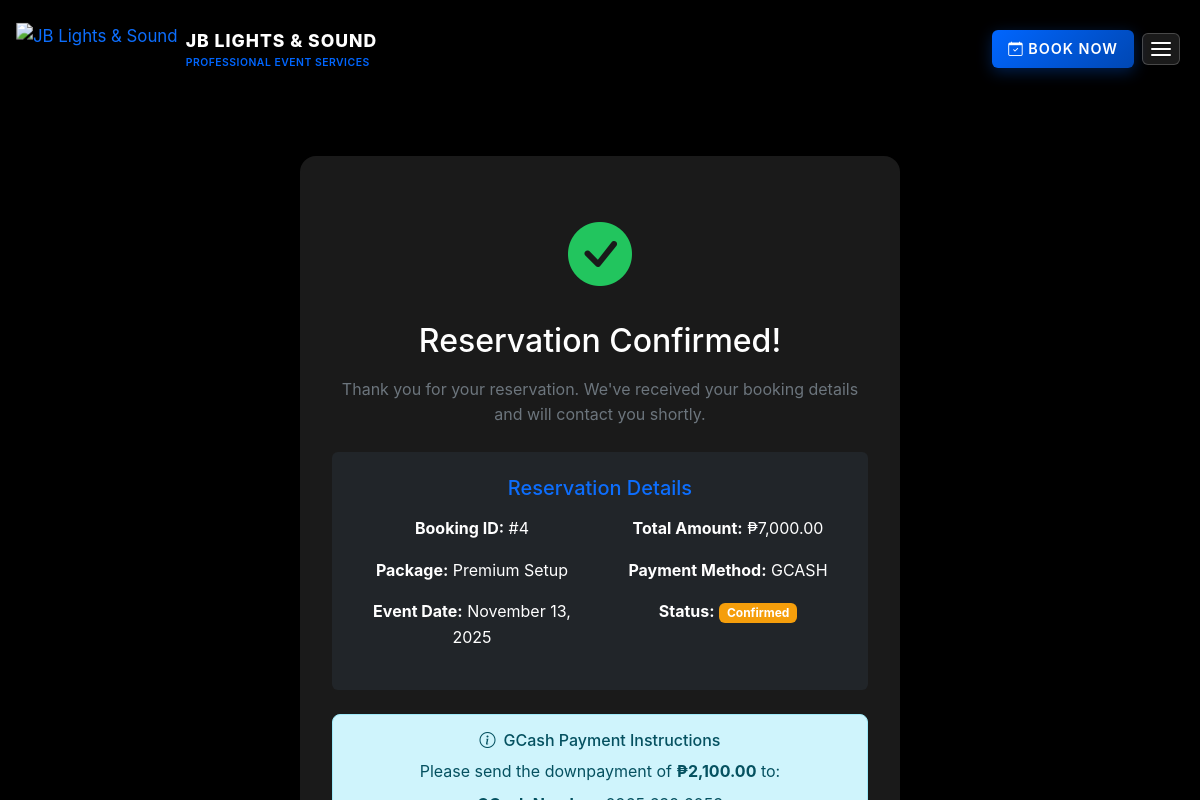
/reservation_success.php?id=4 (signed in), run on the app's committed database.
### tables this page shows
CREATE TABLE `reservations` (
  `id` int(11) NOT NULL,
  `contact_name` varchar(100) NOT NULL,
  `contact_email` varchar(100) NOT NULL,
  `contact_phone` varchar(20) NOT NULL,
  `event_type` varchar(50) NOT NULL,
  `event_date` date NOT NULL,
  `start_time` time DEFAULT NULL,
  `end_time` time DEFAULT NULL,
  `event_address` text NOT NULL,
  `event_location` text DEFAULT NULL,
  `landmark_notes` text DEFAULT NULL,
  `preferred_contact` varchar(20) DEFAULT 'phone',
  `social_media_handle` varchar(100) DEFAULT NULL,
  `package` varchar(100) NOT NULL,
  `total_amount` decimal(10,2) NOT NULL,
  `payment_method` varchar(20) NOT NULL,
  `downpayment_amount` decimal(10,2) DEFAULT 0.00,
  `status` varchar(20) DEFAULT 'Pending',
  `created_at` timestamp NOT NULL DEFAULT current_timestamp(),
  `updated_at` timestamp NOT NULL DEFAULT current_timestamp() ON UPDATE current_timestamp()
);

### reservation_success.php (the view, shortened to what this page needs)
<?php
require_once 'db/db_connect.php';
$reservation_id = $_GET['id'] ?? 0;
$user = getCurrentUser();
$reservation = null;
if ($reservation_id > 0) {
    $stmt = $conn->prepare("SELECT * FROM reservations WHERE id = ? AND contact_email = ?");
    $stmt->bind_param("is", $reservation_id, $user['email']);
    $stmt->execute();
    $result = $stmt->get_result();
    $reservation = $result->fetch_assoc();
}
?>
<!DOCTYPE html>
<html lang="en">
<head>
    <link href="https://cdn.jsdelivr.net/npm/bootstrap@5.3.2/dist/css/bootstrap.min.css" rel="stylesheet">
    <link href="https://cdn.jsdelivr.net/npm/bootstrap-icons@1.11.3/font/bootstrap-icons.css" rel="stylesheet">
    <link rel="stylesheet" href="css/main.css">
</head>
<body class="dark-mode">
    <header class="main-header">
    <header class="main-header">
        <div class="header-container">
            <a href="index.php" class="logo">
                <img src="https://i.imgur.com/wOkfD9T.jpeg" alt="JB Lights & Sound" class="logo-image">
                <div class="logo-text">
                    <span class="logo-main">JB LIGHTS & SOUND</span>
                    <span class="logo-sub">PROFESSIONAL EVENT SERVICES</span>
                </div>
            </a>
            <nav class="main-nav">
                <a href="reservation.php" class="btn btn-primary me-2 d-none d-md-inline-block">
                    <i class="bi bi-calendar-check"></i> BOOK NOW
                </a>
                <button class="menu-toggle">
                    <div class="hamburger">
                        <span></span>
                        <span></span>
                        <span></span>
                    </div>
                </button>
            </nav>
        </div>
    </header>
    <main class="reservation-page">
        <div class="container">
            <div class="row justify-content-center">
                <div class="col-lg-8">
                    <div class="success-card">
                        <div class="success-icon">
                            <i class="bi bi-check-circle-fill text-success"></i>
                        </div>
                        <h2 class="text-white mb-3">Reservation Confirmed!</h2>
                        <p class="text-secondary mb-4">Thank you for your reservation. We've received your booking details and will contact you shortly.</p>
                        <div class="reservation-details bg-dark rounded p-4 mb-4">
                            <h5 class="text-primary mb-3">Reservation Details</h5>
                            <div class="row">
                                <div class="col-md-6">
                                    <p><strong>Booking ID:</strong> #<?php echo $reservation['id']; ?></p>
                                    <p><strong>Package:</strong> <?php echo htmlspecialchars($reservation['package']); ?></p>
                                    <p><strong>Event Date:</strong> <?php echo date('F j, Y', strtotime($reservation['event_date'])); ?></p>
                                </div>
                                <div class="col-md-6">
                                    <p><strong>Total Amount:</strong> ₱<?php echo number_format($reservation['total_amount'], 2); ?></p>
                                    <p><strong>Payment Method:</strong> <?php echo strtoupper($reservation['payment_method']); ?></p>
                                    <p><strong>Status:</strong> <span class="badge bg-warning"><?php echo $reservation['status']; ?></span></p>
                                </div>
                            </div>
                        </div>
                        <?php if ($reservation['payment_method'] === 'gcash'): ?>
                        <div class="alert alert-info">
                            <h6><i class="bi bi-info-circle me-2"></i>GCash Payment Instructions</h6>
                            <p class="mb-2">Please send the downpayment of <strong>₱<?php echo number_format($reservation['downpayment_amount'], 2); ?></strong> to:</p>
                            <p class="mb-1"><strong>GCash Number:</strong> 0965 639 6053</p>
                        </div>
                        <?php endif; ?>
                    </div>
                </div>
            </div>
        </div>
    </main>
</body>
</html>

### css/base/variables.css (style rules this page uses)
:root { --black: #000000; --dark: #0a0a0a; --dark-gray: #1a1a1a; --medium-gray: #2a2a2a; --light-gray: #3a3a3a; --blue: #0066ff; --blue-dark: #0052cc; --blue-light: #3385ff; --white: #ffffff; --text-primary: #ffffff; --text-secondary: #b0b0b0; --text-muted: #666666; --accent: #0066ff; --border: #333333; --shadow: 0 4px 12px rgba(0, 0, 0, 0.3); --shadow-lg: 0 8px 30px rgba(0, 0, 0, 0.4); --gradient: linear-gradient(135deg, #0066ff 0%, #0047b3 100%); }

### css/components/buttons.css (style rules this page uses)
.btn { display: inline-flex; align-items: center; gap: 0.5rem; padding: 1rem 2rem; border: none; border-radius: 6px; font-weight: 600; text-decoration: none; text-transform: uppercase; letter-spacing: 1px; transition: all 0.3s ease; cursor: pointer; font-size: 0.9rem; }
.btn-primary { background: var(--gradient); color: var(--white); box-shadow: 0 4px 15px rgba(0, 102, 255, 0.3); }

### css/components/cards.css (style rules this page uses)
.success-card { text-align: center; background: var(--dark-gray); border-radius: 16px; padding: 3rem 2rem; margin: 2rem auto; max-width: 600px; box-shadow: var(--shadow); }
.success-icon { font-size: 4rem; color: var(--blue); margin-bottom: 1rem; }

### css/components/forms.css (style rules this page uses)
.alert { border-radius: 8px; margin-bottom: 1.5rem; }

### css/components/header.css (style rules this page uses)
.main-header { position: fixed; top: 0; left: 0; right: 0; background: linear-gradient( to bottom, rgba(0, 0, 0, 0.4) 0%, rgba(0, 0, 0, 0.1) 70%, transparent 100% ); backdrop-filter: none; border-bottom: 1px solid transparent; z-index: 1000; padding: 1.5rem 0; transition: all 0.4s cubic-bezier(0.4, 0, 0.2, 1); }
.main-header:not(.scrolled) .logo-image { filter: drop-shadow(0 2px 6px rgba(0, 0, 0, 0.6)); transform: scale(1.05); transition: all 0.3s ease; }
.main-header:not(.scrolled) .menu-toggle { background: rgba(255, 255, 255, 0.1); border: 1px solid rgba(255, 255, 255, 0.2); }
.main-header:not(.scrolled) .hamburger span { background: var(--white); box-shadow: 0 1px 2px rgba(0, 0, 0, 0.3); }
.header-container { max-width: 1200px; margin: 0 auto; padding: 0 20px; display: flex; justify-content: space-between; align-items: center; }
.logo { display: flex; align-items: center; gap: 12px; text-decoration: none; }
.logo-image { height: 45px; width: auto; }
.logo-text { display: flex; flex-direction: column; }
.logo-main { font-size: 1.1rem; font-weight: 800; color: var(--white); letter-spacing: 1px; }
.logo-sub { font-size: 0.65rem; color: var(--blue); font-weight: 600; letter-spacing: 0.5px; text-transform: uppercase; }
.main-header .logo-image { height: 50px; }

### css/components/navigation.css (style rules this page uses)
.main-nav { display: flex; align-items: center; }
.main-nav .btn-primary { padding: 0.5rem 1rem; font-size: 0.9rem; margin-right: 1rem; }
.menu-toggle { display: flex; flex-direction: column; cursor: pointer; padding: 0.5rem; transition: all 0.3s ease; color: var(--text-primary); background: none; border: none; border-radius: 6px; }
.hamburger { display: flex; flex-direction: column; gap: 4px; }
.hamburger span { display: block; width: 20px; height: 2px; background: var(--white); transition: 0.3s; border-radius: 2px; }

### css/pages/reservation.css (style rules this page uses)
.reservation-page { padding: 100px 0 60px; background: var(--black); min-height: 100vh; }

### css/pages/admin.css (style rules this page uses)
.text-success { color: #22c55e !important; }
.bg-warning { background-color: #f59e0b !important; }

### css/utilities/helpers.css (style rules this page uses)
.mb-1 { margin-bottom: 1rem; }
.mb-2 { margin-bottom: 2rem; }
.mb-3 { margin-bottom: 3rem; }

### data on the page
reservations: id "4", package "Premium Setup", event_date "November 13, 2025", total_amount "7,000.00", payment_method "GCASH", status "Confirmed", downpayment_amount "2,100.00"
